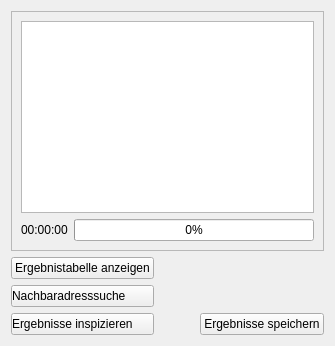
      <widget class="QWidget" name="results_tab">
       <attribute name="title">
        <string>Ergebnis</string>
       </attribute>
       <layout class="QVBoxLayout" name="verticalLayout_2">
        <item>
         <widget class="QFrame" name="frame">
          <property name="autoFillBackground">
           <bool>true</bool>
          </property>
          <property name="frameShape">
           <enum>QFrame::StyledPanel</enum>
          </property>
          <property name="frameShadow">
           <enum>QFrame::Sunken</enum>
          </property>
          <layout class="QVBoxLayout" name="verticalLayout_7">
           <item>
            <widget class="QTextEdit" name="log_edit">
             <property name="readOnly">
              <bool>true</bool>
             </property>
            </widget>
           </item>
           <item>
            <layout class="QHBoxLayout" name="horizontalLayout_6">
             <property name="topMargin">
              <number>0</number>
             </property>
             <item>
              <widget class="QLabel" name="elapsed_time_label">
               <property name="text">
                <string>00:00:00</string>
               </property>
              </widget>
             </item>
             <item>
              <widget class="QProgressBar" name="progress_bar">
               <property name="value">
                <number>0</number>
               </property>
               <property name="orientation">
                <enum>Qt::Horizontal</enum>
               </property>
               <property name="invertedAppearance">
                <bool>false</bool>
               </property>
               <property name="textDirection">
                <enum>QProgressBar::TopToBottom</enum>
               </property>
              </widget>
             </item>
            </layout>
           </item>
          </layout>
         </widget>
        </item>
        <item>
         <layout class="QGridLayout" name="gridLayout">
          <item row="0" column="0">
           <widget class="QPushButton" name="attribute_table_button">
            <property name="sizePolicy">
             <sizepolicy hsizetype="Minimum" vsizetype="Fixed">
              <horstretch>0</horstretch>
              <verstretch>0</verstretch>
             </sizepolicy>
            </property>
            <property name="toolTip">
             <string>&lt;html&gt;&lt;head/&gt;&lt;body&gt;&lt;p&gt;Lassen Sie sich eine Tabelle mit den entsprechenden Geokodierungsergebnissen und Eingangswerten anzeigen (Attributtabelle des Ergebnislayers).&lt;/p&gt;&lt;p&gt;In der Tabelle haben Sie die Möglichkeit die Informationen zu sortieren, nach Informationen zu suchen, Informationen zu bearbeiten und Informationen zu markieren und auf deren Position in der Karte zu springen.&lt;/p&gt;&lt;/body&gt;&lt;/html&gt;</string>
            </property>
            <property name="text">
             <string>Ergebnistabelle anzeigen</string>
            </property>
            <property name="icon">
             <iconset>
              <normaloff>icons/20190619_iconset_mob_wborders_specify_2.png</normaloff>icons/20190619_iconset_mob_wborders_specify_2.png</iconset>
            </property>
           </widget>
          </item>
          <item row="2" column="2">
           <widget class="QPushButton" name="export_csv_button">
            <property name="sizePolicy">
             <sizepolicy hsizetype="Fixed" vsizetype="Fixed">
              <horstretch>0</horstretch>
              <verstretch>0</verstretch>
             </sizepolicy>
            </property>
            <property name="toolTip">
             <string>&lt;html&gt;&lt;head/&gt;&lt;body&gt;&lt;p&gt;Sichern Sie Ihre Ergebnisse in Ihrem gewünschten Dateiformat.&lt;/p&gt;&lt;/body&gt;&lt;/html&gt;</string>
            </property>
            <property name="layoutDirection">
             <enum>Qt::LeftToRight</enum>
            </property>
            <property name="text">
             <string>Ergebnisse speichern</string>
            </property>
            <property name="icon">
             <iconset>
              <normaloff>icons/20190619_iconset_mob_wborders_save_1.png</normaloff>icons/20190619_iconset_mob_wborders_save_1.png</iconset>
            </property>
            <property name="iconSize">
             <size>
              <width>16</width>
              <height>16</height>
             </size>
            </property>
           </widget>
          </item>
          <item row="2" column="0">
           <widget class="QPushButton" name="inspect_picker_button">
            <property name="sizePolicy">
             <sizepolicy hsizetype="Minimum" vsizetype="Fixed">
              <horstretch>0</horstretch>
              <verstretch>0</verstretch>
             </sizepolicy>
            </property>
            <property name="toolTip">
             <string>&lt;html&gt;&lt;head/&gt;&lt;body&gt;&lt;p&gt;Gibt es für ein Objekt mehrere Treffer, so können Sie sich hier die Treffer mit geringerer Güte anzeigen lassen und ggf. einen der Treffer übernehmen. &lt;/p&gt;&lt;/body&gt;&lt;/html&gt;</string>
            </property>
            <property name="styleSheet">
             <string notr="true">text-align:left;</string>
            </property>
            <property name="text">
             <string>Ergebnisse inspizieren</string>
            </property>
            <property name="icon">
             <iconset>
              <normaloff>icons/20190619_iconset_mob_wborders_reverse_geocoding_1.png</normaloff>icons/20190619_iconset_mob_wborders_reverse_geocoding_1.png</iconset>
            </property>
            <property name="checkable">
             <bool>true</bool>
            </property>
            <property name="autoRepeat">
             <bool>false</bool>
            </property>
            <property name="autoExclusive">
             <bool>false</bool>
            </property>
           </widget>
          </item>
          <item row="1" column="0">
           <widget class="QPushButton" name="reverse_picker_button">
            <property name="sizePolicy">
             <sizepolicy hsizetype="Minimum" vsizetype="Fixed">
              <horstretch>0</horstretch>
              <verstretch>0</verstretch>
             </sizepolicy>
            </property>
            <property name="toolTip">
             <string>&lt;html&gt;&lt;head/&gt;&lt;body&gt;&lt;p&gt;Mit diesem Tool können Sie die vom BKGGeocoder automatisch ermittelte Position bzw. zugewiesenen Adressangaben manuell verändern. &lt;/p&gt;&lt;p&gt;Nach dem manuellen Verschieben eines Objektes, wird Ihnen ein PopUp-Fenster mit den fünf nächstgelegenen Adressen und die dazugehörige Symbole in der Kartenansicht angezeigt.&lt;/p&gt;&lt;/body&gt;&lt;/html&gt;</string>
            </property>
            <property name="layoutDirection">
             <enum>Qt::LeftToRight</enum>
            </property>
            <property name="styleSheet">
             <string notr="true">text-align:left;</string>
            </property>
            <property name="text">
             <string>Nachbaradresssuche</string>
            </property>
            <property name="icon">
             <iconset>
              <normaloff>icons/20190619_iconset_mob_wborders_reverse_geocoding_1.png</normaloff>icons/20190619_iconset_mob_wborders_reverse_geocoding_1.png</iconset>
            </property>
            <property name="checkable">
             <bool>true</bool>
            </property>
            <property name="autoRepeat">
             <bool>false</bool>
            </property>
            <property name="autoExclusive">
             <bool>false</bool>
            </property>
           </widget>
          </item>
          <item row="1" column="1">
           <spacer name="horizontalSpacer_5">
            <property name="orientation">
             <enum>Qt::Horizontal</enum>
            </property>
            <property name="sizeHint" stdset="0">
             <size>
              <width>40</width>
              <height>20</height>
             </size>
            </property>
           </spacer>
          </item>
         </layout>
        </item>
        <item>
         <layout class="QHBoxLayout" name="horizontalLayout_7">
          <property name="topMargin">
           <number>0</number>
          </property>
         </layout>
        </item>
       </layout>
      </widget>
